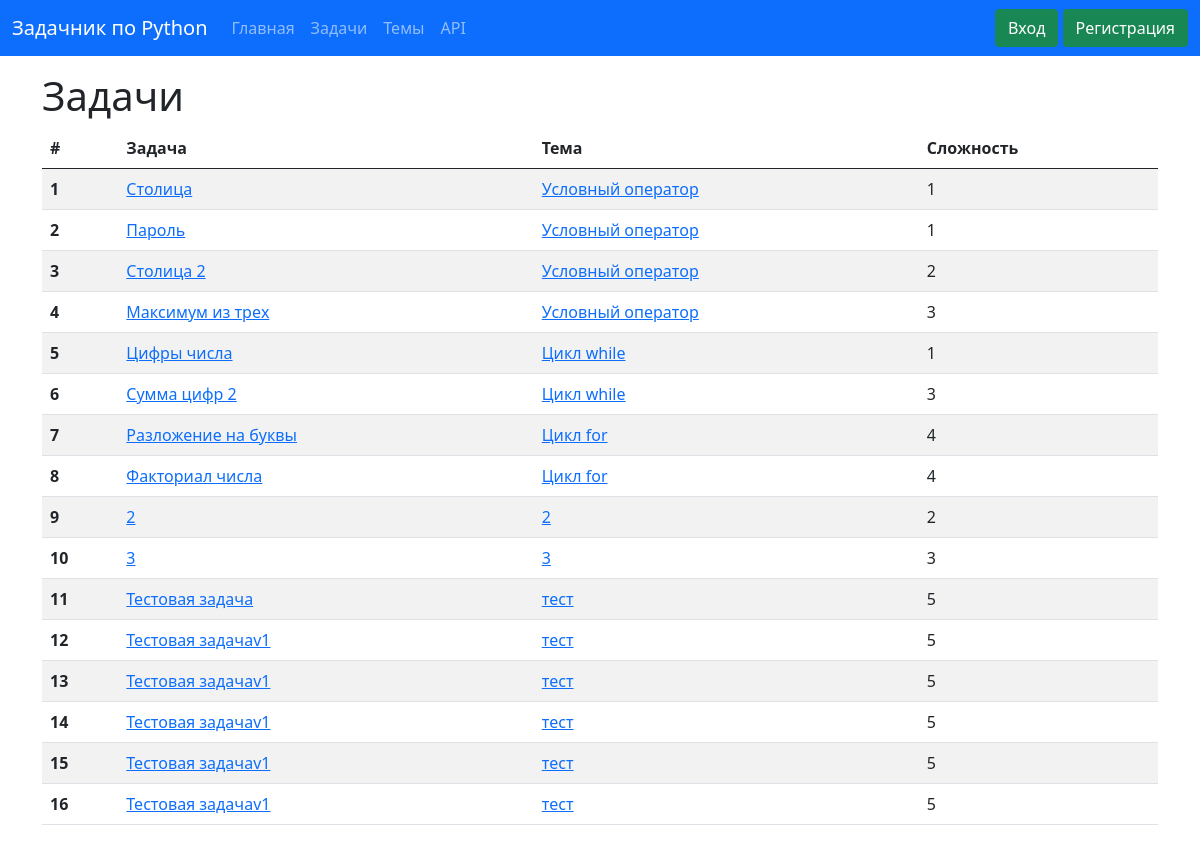
The page /subjects/tasks/all on the database as committed earlier.
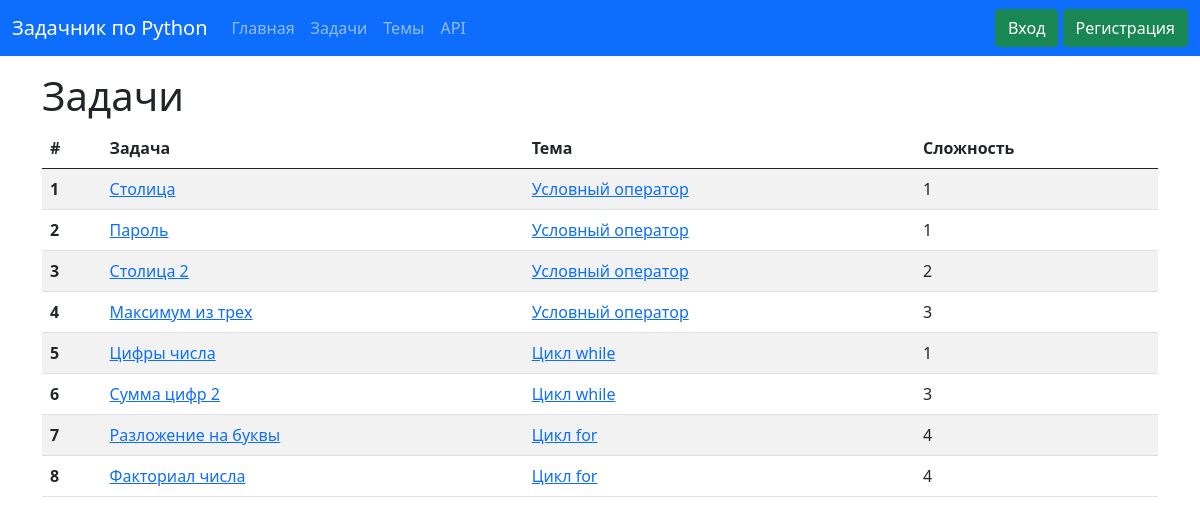
The same page on the database as committed later.
### data/tasks.py (models this page shows, shortened)
class Task(SqlAlchemyBase, SerializerMixin):
    __tablename__ = 'tasks'
    id = sqlalchemy.Column(sqlalchemy.Integer, primary_key=True, autoincrement=True)
    title = sqlalchemy.Column(sqlalchemy.String, index=True, nullable=True)
    content = sqlalchemy.Column(sqlalchemy.String, nullable=True)
    subject = sqlalchemy.Column(sqlalchemy.String, default='Без темы')
    created_date = sqlalchemy.Column(sqlalchemy.Date, default=datetime.date.today)
    rating = sqlalchemy.Column(sqlalchemy.Integer)
    user_id = sqlalchemy.Column(sqlalchemy.Integer, sqlalchemy.ForeignKey("users.id"))
    user = orm.relation('User', back_populates='task')
    solve = orm.relation('Solve', cascade="all, delete")

### main.py (the view)
@app.route('/subjects/tasks/<string:topic>', methods=['GET', 'POST'])
def tasks(topic):
    if topic == 'all':
        session = db_session.create_session()
        result = session.query(Task).all()
    else:
        session = db_session.create_session()
        result = session.query(Task).filter(Task.subject == topic).all()
    return render_template('tasks_page.html', title='Список задач', tasks=result)

### data/db_session.py (called while the page is built)
def create_session() -> Session:
    global __factory
    return __factory()

### templates/tasks_page.html
{% extends "base_template.html" %}
{% block main %}
<h1>Задачи</h1>
<table class="table table-striped">
    <thead>
    <tr>
        <th scope="col">#</th>
        <th scope="col">Задача</th>
        <th scope="col">Тема</th>
        <th scope="col">Сложность</th>
    </tr>
    </thead>
    {% for item in tasks %}
    <tr>
        <th scope="row">{{ loop.index }}</th>
        <td><a href="/tasks/{{ item.id }}">{{ item.title }}</a></td>
        <td><a href="/subjects/tasks/{{ item.subject }}">{{ item.subject }}</a></td>
        <td>{{ item.rating }}</td>
    </tr>
    {% endfor %}
</table>
{% endblock %}

### templates/base_template.html (shortened to what this page needs)
<!doctype html>
<html lang="ru">
<head>
    <link href="https://cdn.jsdelivr.net/npm/bootstrap@5.0.0-beta3/dist/css/bootstrap.min.css" rel="stylesheet"
>
</head>
<body>
<div class="d-flex flex-column h-200">
    <header>
        <nav class="navbar navbar-expand-lg navbar-dark bg-primary">
            <div class="container-fluid">
                <a class="navbar-brand mb-0 h1" href="/">Задачник по Python</a>
                <div class="collapse navbar-collapse" id="navbarNav">
                    <ul class="navbar-nav">
                        <li class="nav-item"><a class="nav-link" href="/">Главная</a></li>
                        <li class="nav-item"><a class="nav-link" href="/subjects/tasks/all">Задачи</a></li>
                        <li class="nav-item"><a class="nav-link" href="/subjects">Темы</a></li>
                        <li class="nav-item"><a class="nav-link" href="/about">API</a></li>
                    </ul>
                </div>
                <div>
                    {% if current_user.is_authenticated %}
                    <span class="navbar-text">Пользователь: {{ current_user.name }} </span> <a href="/logout">
                    <button type="button" class="btn btn-danger">Выход</button>
                </a>
                    {% else %}
                    <a href="login" class="btn btn-success">Вход</a>
                    <a href="registration" class="btn btn-success">Регистрация</a>
                    {% endif %}
                </div>
            </div>
        </nav>
    </header>
    <div class="container py-3">
        <main>
            {% block main %}
            {% endblock %}
        </main>
    </div>
</div>
</body>
</html>

Rows that differ between the two databases and show on the page:
removed Task: title "2", subject "2", rating "2"
removed Task: title "3", subject "3", rating "3"
removed Task: title "Тестовая задача", subject "тест", rating "5"
removed Task: title "Тестовая задачаv1", subject "тест", rating "5"
removed Task: title "Тестовая задачаv1", subject "тест", rating "5"
removed Task: title "Тестовая задачаv1", subject "тест", rating "5"
removed Task: title "Тестовая задачаv1", subject "тест", rating "5"
removed Task: title "Тестовая задачаv1", subject "тест", rating "5"
